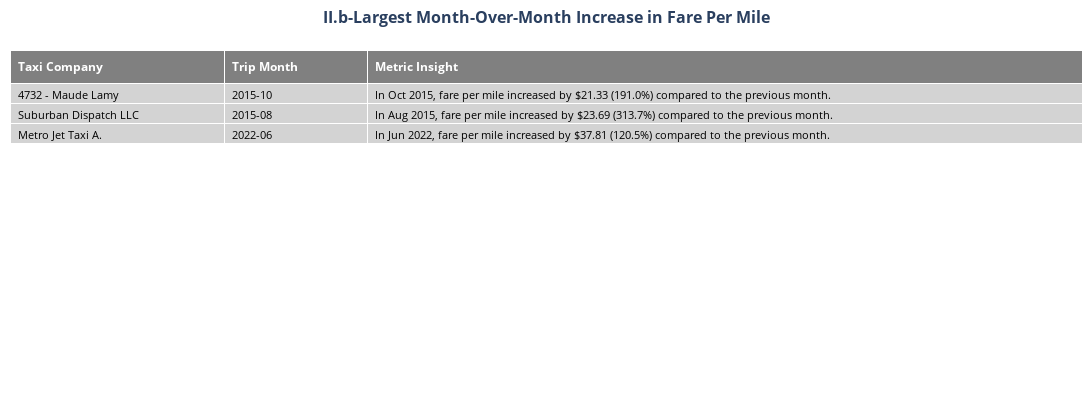

Write notebook code for a chart like this one.
### Markdown cell above
#### ✔ Show as Chart

### Code cell
from plotly import graph_objects as go  # Import Plotly graph_objects

# Create a new Plotly figure for the table
fig_iib = go.Figure()

# Add a table to the figure using the insights_iia DataFrame
fig_iib.add_trace(go.Table(
    header=dict(
        values=['<b>Taxi Company</b>', '<b>Trip Month</b>', '<b>Metric Insight</b>'],
        fill_color='grey',
        align='left',
        font=dict(size=12, color='white')
    ),
    cells=dict(
        values=[
            insights_iib['Taxi_Company'], 
            insights_iib['Trip_Month'], 
            insights_iib['Metric_Insight']
        ],
        fill_color='lightgrey',
        align='left',
        font=dict(size=11, color='black')
    )
))

# Update the layout to reduce white space below the table
fig_iib.update_layout(
    title={
        'text': f"<b>{insights_iib['Metric_Description'].iloc[0]}</b>",
        'y': 0.97,  # Position the title above the table
        'x': 0.5,   # Center the title
        'xanchor': 'center',
        'yanchor': 'top',
        'font': dict(size=16)
    },
    autosize=True,
    width=1500,  # Set a fixed width to accommodate all columns
    height=400,  # Reduce the height to minimize white space
    margin=dict(l=10, r=10, t=50, b=10)  # Adjust margins for better spacing
)

# Adjust column widths to fit the data
fig_iib.data[0].columnwidth = [1.5, 1, 5]  # Set proportional widths for Taxi Company, Trip Month, and Metric Insight

# Display the interactive table
fig_iib.show()

### Figure 1 — Plotly figure (JSON) as saved in the notebook; plotly's stock layout.template omitted (floating-point values rounded to 4 significant figures)
{"data": [{"cells": {"align": "left", "fill": {"color": "lightgrey"}, "font": {"color": "black", "size": 11}, "values": [["4732 - Maude Lamy", "Suburban Dispatch LLC", "Metro Jet Taxi A."], ["2015-10", "2015-08", "2022-06"], ["In Oct 2015, fare per mile increased by $21.33 (191.0%) compared to the previous month.", "In Aug 2015, fare per mile increased by $23.69 (313.7%) compared to the previous month.", "In Jun 2022, fare per mile increased by $37.81 (120.5%) compared to the previous month."]]}, "columnwidth": [1.5, 1, 5], "header": {"align": "left", "fill": {"color": "grey"}, "font": {"color": "white", "size": 12}, "values": ["<b>Taxi Company</b>", "<b>Trip Month</b>", "<b>Metric Insight</b>"]}, "type": "table"}], "layout": {"autosize": true, "height": 400, "margin": {"b": 10, "l": 10, "r": 10, "t": 50}, "title": {"font": {"size": 16}, "text": "<b>II.b-Largest Month-Over-Month Increase in Fare Per Mile</b>", "x": 0.5, "xanchor": "center", "y": 0.97, "yanchor": "top"}, "width": 1500}}
